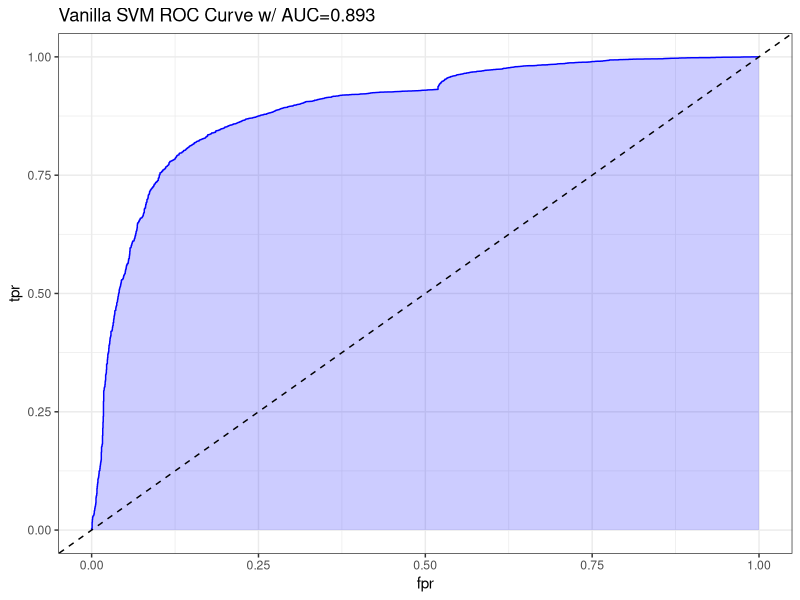

The R source for this figure: (Note: this script raises an error after producing the figure.)
## ---- chunk 1
knitr::opts_chunk$set(echo = TRUE)
library(caret)
library(kernlab)
## ---- chunk 2
# Load data
train_svm <- read.csv('../Train Test Set/train_svm.csv')
test_svm <- read.csv('../Train Test Set/test_svm.csv')

# Display statistics
str(train_svm)
summary(train_svm)
head(train_svm)
## ---- chunk 3
# Build a vanilla model
model_svm_vanilla <- ksvm(obesity_leveloverweight ~ .,
                          data = train_svm,
                          kernel = 'vanilladot')
## ---- chunk 4
# Display summary
summary(model_svm_vanilla)
## ---- chunk 5
# Build a rbf model
model_svm_rbf <- ksvm(obesity_leveloverweight ~ .,
                      data = train_svm,
                      kernel = 'rbfdot')
## ---- chunk 6
# Display summary
summary(model_svm_rbf)
## ---- chunk 7
# Make a prediction
prediction_svm_vanilla_probability <- predict(model_svm_vanilla, test_svm)
prediction_svm_vanilla <- ifelse(prediction_svm_vanilla_probability >= 0.5, 1, 0)
summary(prediction_svm_vanilla_probability)

# Perform confusion matrix
cm_svm_vanilla <- confusionMatrix(as.factor(prediction_svm_vanilla),
                                  as.factor(test_svm$obesity_leveloverweight),
                                  positive = '1')
cm_svm_vanilla
## ---- chunk 8
pred <- ROCR::prediction(prediction_svm_vanilla_probability, test_svm$obesity_leveloverweight)
perf <- ROCR::performance(pred, measure = "tpr", x.measure = "fpr")
auc <- ROCR::performance(pred, measure="auc")


auc <- round(auc@y.values[[1]],3)
roc.data <- data.frame(fpr=unlist(perf@x.values),
                       tpr=unlist(perf@y.values),
                       model="GLM")

ggplot(roc.data, aes(x=fpr, ymin=0, ymax=tpr)) +
    geom_ribbon(alpha=0.2, fill = "blue") +
    geom_line(aes(y=tpr), col = "blue") +
    geom_abline(intercept = 0, slope = 1, lty = "dashed") +
    labs(title = paste0("Vanilla SVM ROC Curve w/ AUC=", auc)) +
    theme_bw()
## ---- chunk 9
# Write to csv
write.csv(prediction_svm_vanilla,
          file = '../Predictions/prediction_svm_vanilla.csv',
          row.names = FALSE)

# Extract confusion matrix
write.csv(cm_svm_vanilla$table,
          file = '../Confusion Matrix/cm_svm_vanilla.csv',
          row.names = FALSE)
## ---- chunk 10
# Make a prediction
prediction_svm_rbf_probability <- predict(model_svm_rbf, test_svm)
prediction_svm_rbf <- ifelse(prediction_svm_rbf_probability >= 0.5, 1, 0)

# Perform confusion matrix
cm_svm_rbf <- confusionMatrix(as.factor(prediction_svm_rbf),
                              as.factor(test_svm$obesity_leveloverweight),
                              positive = '1')
cm_svm_rbf
## ---- chunk 11
pred <- ROCR::prediction(prediction_svm_rbf_probability, test_svm$obesity_leveloverweight)
perf <- ROCR::performance(pred, measure = "tpr", x.measure = "fpr")
auc <- ROCR::performance(pred, measure="auc")

auc <- round(auc@y.values[[1]],3)
roc.data <- data.frame(fpr=unlist(perf@x.values),
                       tpr=unlist(perf@y.values),
                       model="GLM")

ggplot(roc.data, aes(x=fpr, ymin=0, ymax=tpr)) +
    geom_ribbon(alpha=0.2, fill = "blue") +
    geom_line(aes(y=tpr), col = "blue") +
    geom_abline(intercept = 0, slope = 1, lty = "dashed") +
    labs(title = paste0("RBF SVM ROC Curve w/ AUC=", auc)) +
    theme_bw()
## ---- chunk 12
# Write to csv
write.csv(prediction_svm_rbf,
          file = '../Predictions/prediction_svm_rbf.csv',
          row.names = FALSE)

# Extract confusion matrix
write.csv(cm_svm_rbf$table,
          file = '../Confusion Matrix/cm_svm_rbf.csv',
          row.names = FALSE)
